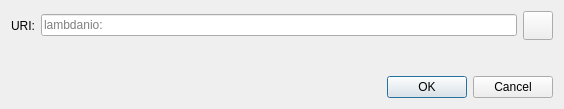
<?xml version="1.0" encoding="UTF-8"?>
<ui version="4.0">
 <class>OpenURIDialog</class>
 <widget class="QDialog" name="OpenURIDialog">
  <property name="geometry">
   <rect>
    <x>0</x>
    <y>0</y>
    <width>564</width>
    <height>109</height>
   </rect>
  </property>
  <property name="windowTitle">
   <string>Open lambdanio URI</string>
  </property>
  <layout class="QVBoxLayout" name="verticalLayout">
   <item>
    <layout class="QHBoxLayout" name="horizontalLayout">
     <item>
      <widget class="QLabel" name="label">
       <property name="text">
        <string>URI:</string>
       </property>
      </widget>
     </item>
     <item>
      <widget class="QValidatedLineEdit" name="uriEdit">
       <property name="placeholderText">
        <string notr="true">lambdanio:</string>
       </property>
      </widget>
     </item>
     <item>
      <widget class="QToolButton" name="pasteButton">
       <property name="toolTip">
        <string extracomment="Tooltip text for button that allows you to paste an address that is in your clipboard.">Paste address from clipboard</string>
       </property>
       <property name="text">
        <string/>
       </property>
       <property name="icon">
        <iconset resource="../lambdanio.qrc">
         <normaloff>:/icons/editpaste</normaloff>:/icons/editpaste
        </iconset>
       </property>
       <property name="iconSize">
        <size>
         <width>22</width>
         <height>22</height>
        </size>
       </property>
      </widget>
     </item>
    </layout>
   </item>
   <item>
    <spacer name="verticalSpacer">
     <property name="orientation">
      <enum>Qt::Vertical</enum>
     </property>
     <property name="sizeHint" stdset="0">
      <size>
       <width>20</width>
       <height>40</height>
      </size>
     </property>
    </spacer>
   </item>
   <item>
    <widget class="QDialogButtonBox" name="buttonBox">
     <property name="orientation">
      <enum>Qt::Horizontal</enum>
     </property>
     <property name="standardButtons">
      <set>QDialogButtonBox::Cancel|QDialogButtonBox::Ok</set>
     </property>
    </widget>
   </item>
  </layout>
 </widget>
 <customwidgets>
  <customwidget>
   <class>QValidatedLineEdit</class>
   <extends>QLineEdit</extends>
   <header>qt/qvalidatedlineedit.h</header>
  </customwidget>
 </customwidgets>
 <resources/>
 <connections>
  <connection>
   <sender>buttonBox</sender>
   <signal>accepted()</signal>
   <receiver>OpenURIDialog</receiver>
   <slot>accept()</slot>
   <hints>
    <hint type="sourcelabel">
     <x>248</x>
     <y>254</y>
    </hint>
    <hint type="destinationlabel">
     <x>157</x>
     <y>274</y>
    </hint>
   </hints>
  </connection>
  <connection>
   <sender>buttonBox</sender>
   <signal>rejected()</signal>
   <receiver>OpenURIDialog</receiver>
   <slot>reject()</slot>
   <hints>
    <hint type="sourcelabel">
     <x>316</x>
     <y>260</y>
    </hint>
    <hint type="destinationlabel">
     <x>286</x>
     <y>274</y>
    </hint>
   </hints>
  </connection>
 </connections>
</ui>
